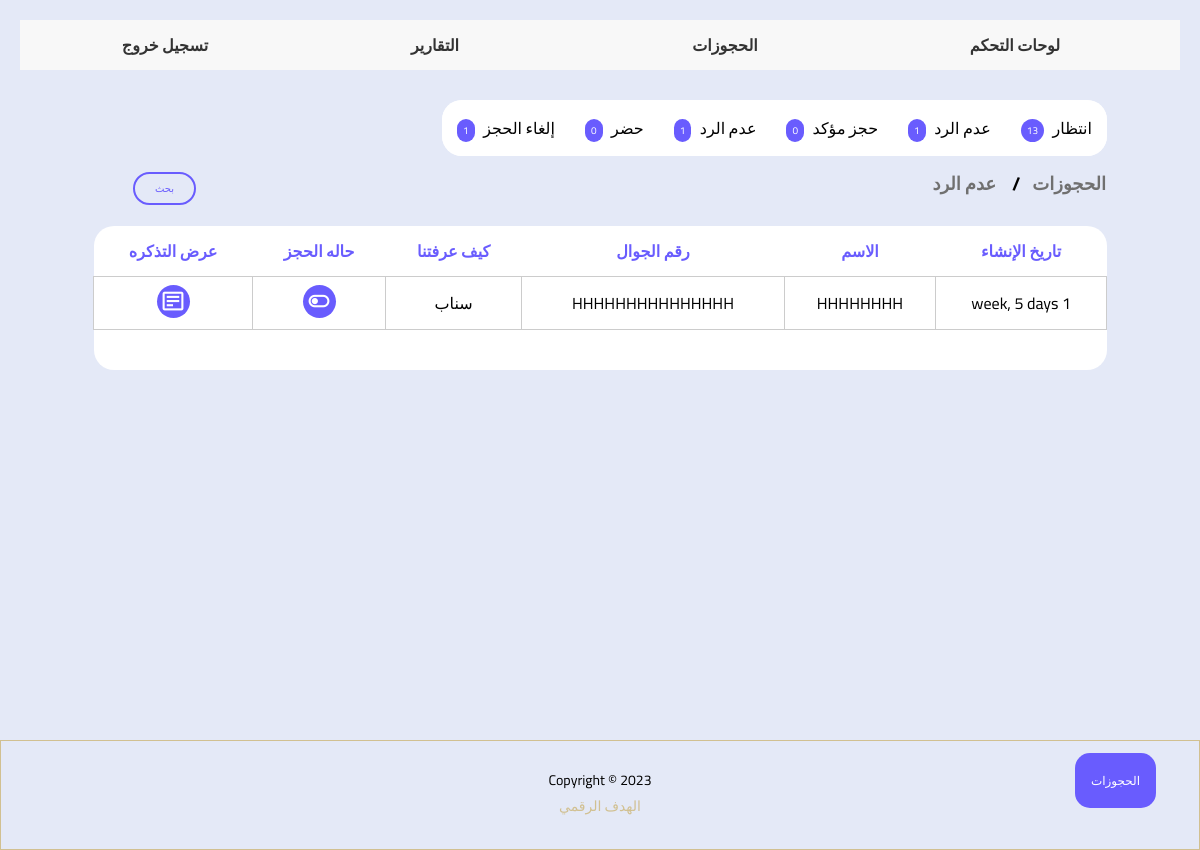
The app's page /Dashboard/Appointment_notanswering/ (signed in) with its own data.
### webs/models.py (models this page shows)
class Appointment(models.Model):
    Undefined = "كيف عرفتنا"
    insurance = 'تأمين'
    Friend = 'صديق '
    family = 'أسرة'
    neighbors = 'الجيران'
    Google = 'جوجل '
    Whatsapp = 'واتساب'
    snapchat = 'سناب'
    Instagram = 'انستقرام'
    Twitter = 'تويتر'
    Facebook = 'فيس بوك '
    ticktock = 'تيك توك'
    YouTube = 'يوتيوب '
    Email = 'البريد الإلكتروني'
    Site = 'موقع'
    other = 'آخر'
    CHOICES_knew = (
        (Undefined, "كيف عرفتنا"),
        (insurance, 'تأمين'),
        (Friend, 'صديق '),
        (family, 'أسرة'),
        (neighbors, 'الجيران'),
        (Google, 'جوجل '),
        (Whatsapp, 'واتساب'),
        (snapchat, 'سناب'),
        (Instagram, 'انستقرام'),
        (Twitter, 'تويتر'),
        (Facebook, 'فيس بوك '),
        (ticktock, 'تيك توك'),
        (YouTube, 'يوتيوب '),
        (Email, 'البريد الإلكتروني'),
        (Site, ' موقع الإلكتروني'),
        (other, 'آخر'),
    )
    waiting = 'انتظار'
    Inquiries="الاستفسار"
    notanswering= 'عدم الرد'
    cancel ='إلغاءحجزه'
    confirmed="حجز مؤكد"
    Visit =  'حضر'
    STATUS_CHOICES = (('waiting','انتظار'),('inquiries', 'الاستفسار'),('cancel', 'إلغاءحجزه'),('notanswering', 'عدم الرد'),('confirmed', 'حجز مؤكد'),    ('visit', 'حضر'),)
    created_at = models.DateTimeField(auto_now_add=True)
    name = models.CharField(max_length=100)
    phone = models.CharField(max_length=15)
    service=models.ManyToManyField(Service,blank=True)
    web = models.ForeignKey(WEB, on_delete=models.CASCADE, blank=True, null=True)
    knew_from = models.CharField(max_length=50, choices=CHOICES_knew, blank=True, null=True)
    status_appointment =models.CharField(max_length=30, choices=STATUS_CHOICES , default=waiting)
    note = models.CharField(max_length=500, blank=True, null=True)

### Dashboard/views.py (the view)
@login_required
def Appointment_notanswering(request):
  user = User.objects.get(id=request.user.id)
  weB = WEB.objects.filter(Employee_WEB=user)
  booking = Appointment.objects.filter(web__Employee_WEB=user,status_appointment='notanswering')
  Bookingfilter = BookingFilter(request.GET, queryset=booking)
  count_inquiries = Appointment.objects.filter(web__Employee_WEB=user,status_appointment='inquiries').count()
  count_waiting = Appointment.objects.filter(web__Employee_WEB=user,status_appointment='انتظار').count()
  count_notanswering = Appointment.objects.filter(web__Employee_WEB=user,status_appointment='notanswering').count()
  count_confirmed = Appointment.objects.filter(web__Employee_WEB=user,status_appointment= 'confirmed').count()
  count_visit = Appointment.objects.filter(web__Employee_WEB=user,status_appointment='visit').count()
  count_cancel = Appointment.objects.filter(web__Employee_WEB=user,status_appointment='cancel').count()
  title='عدم الرد'
  context = {
  'title':title ,
  'Bookingfilter': Bookingfilter ,
  'weB':weB,
  'count_waiting':count_waiting,
  'count_inquiries':count_inquiries,
  'count_notanswering':count_notanswering,
  'count_confirmed':count_confirmed,
  'count_visit':count_visit,
  'count_cancel':count_cancel,
  }
  return render(request, 'waiting.html', context)

### templates/waiting.html (shortened to what this page needs)
{% extends "base.html" %}
{% load static%}
{% load bootstrap4 %}
{% block content %}
<html dir="rtl" lang="ar">
<link rel="stylesheet" href="{%static 'css/APP.css' %}">
<link href='https://unpkg.com/boxicons@2.1.1/css/boxicons.min.css' rel='stylesheet'>
<section class="home">
<div class="dropdown">
<button onclick="dropbtnFunction()" class="dropbtn">الحجوزات</button>
</div>
<div  class="page">
<div class="dask">
<div class="tab">
<a href="{% url 'Dashboard:Appointment_waiting' %} " >
<button class="tablinks" >   انتظار
<samp class="notif" >  {{count_waiting}}</samp>
</button> </a>
<a href="{% url 'Dashboard:Appointment_notanswering' %} " >
<button class="tablinks"  > عدم الرد
<samp class="notif" > {{count_notanswering}}</samp>
</button> </a>
<a href=" {% url 'Dashboard:Appointment_confirmed' %} " >
<button class="tablinks"  > حجز مؤكد
<samp class="notif" >  {{count_confirmed}}</samp>
</button> </a>
<a href="{% url 'Dashboard:Appointment_notanswering' %}" >
<button class="tablinks"  >  عدم الرد
<samp class="notif" > {{count_notanswering}}</samp>
</button> </a>
<a href="{% url 'Dashboard:Appointment_visit' %}" >
<button class="tablinks"  >حضر
<samp class="notif" > {{count_visit}}</samp>
</button> </a>
<a href="{% url 'Dashboard:Appointment_cancel' %}" >
<button class="tablinks"  >  إلغاء الحجز
<samp class="notif" >  {{count_cancel}}</samp>
</button> </a>
</div>
<div style="width: 100% ;   float: right; ">
<div style="width:50%;  float: right; ">
<h3 style="text-align: right;">
<ul class="breadcrumb">
<li style="color: var(--text-color);">  الحجوزات </li>
<li style="color: var(--text-color);"> {{title}} </li>
</ul></h3> </div>
<div style="width:50%; float: right;  ">
<div style="width:110px; float: left; padding-top: 15px;margin-left: 8px;    ">
<button class="btn info" onclick="openNav()" > بحث </button>
</div>
</div></div> <br>
<div style="overflow-x:auto;   padding: 15px;border-radius: 10px; padding-bottom: 300px; ">
<table class="tablecard" >
 <tr style=" margin : 15px; ">
 <th style="border-radius: 0px 20px 0px 0px;color:var(--primary-color);background-color: #fff;padding: 10px;">  تاريخ الإنشاء</th>
 <th style="color:var(--primary-color);background-color: #fff;padding: 10px;"> الاسم</th>
<th style="color:var(--primary-color);background-color: #fff;padding: 10px;"> رقم الجوال </th>
<th style="color:var(--primary-color);background-color: #fff;padding: 10px;"> كيف عرفتنا </th>
<th style="color:var(--primary-color);background-color: #fff;padding: 10px;"> حاله الحجز</th>
<th style="border-radius:20px  0px 0px 0px;color:var(--primary-color); background-color: #fff; padding: 10px;">عرض التذكره</th>
</tr>
{% for data in Bookingfilter.qs   %}
<tr>
<td class="tdcard">{{ data.created_at|timesince}}</td>
<td class="tdcard" > {{ data.name }}</td>
<td class="tdcard" > {{ data.phone }}</td>
<td class="tdcard" >{{ data.get_knew_from_display }}</td>
<td class="tdcard">
<div class="dropdown">
<samp onclick="toggleDropdown('{{data.id}}')">
<i class="bx bx-toggle-left toggle" id="spoticoncard"></i>
</samp>
 </div></td>
<td class="tdcard"><samp onclick="document.getElementById('{{data.id}}').style.display='block'" >
  <i class="bx bx-detail toggle"  id="spoticoncard"  ></i></samp>
 </td> </tr>
  {% empty %}
 <h2  style ="text-align:center; padding-top:50px; color: var(--primary-color);">
لا توجد مواعيد متاحة</h2>
  {% endfor %}
<th style="background-color: #fff;border-radius: 0px 0px  20px  0px; "></th>
<th style="padding: 20px; background-color: #fff;"></th>
<th style="padding: 20px; background-color: #fff;"></th>
<th style="padding: 20px; background-color: #fff;"></th>
<th style="padding: 20px; background-color: #fff;"></th>
<th style="background-color: #fff;border-radius:  0px 0px  0px  20px; "></th></table></div>
</div>
    </section>
{% endblock %}

### static/css/APP.css (style rules this page uses)
.page { width: 90%; margin: auto; margin-bottom: 50px; }
.tab { float: right; overflow: hidden; background: var(--sidebar-color); margin-right: 15px; border-radius: 20px; }
.tab button { background-color: #fff; float: right; border: none; outline: none; cursor: pointer; padding: 13px 15px; transition: 0.3s; font-size: 16px; }
ul.breadcrumb { float: right; padding: 10px 16px; list-style: none; width: 100%; }
ul.breadcrumb li { display: inline; font-size: 18px; }
ul.breadcrumb li+li:before { padding: 8px; color: black; content: "/\00a0"; }
.btn { border: 2px solid black; background-color: #E4E9F7; color: black; padding: 5px 20px; font-size: 16px; cursor: pointer; font-size: 10px; }
.info { border-radius: 50px; border-color: var(--primary-color); color: var(--primary-color); margin-left: 5px; }
* { box-sizing: border-box; }
ul { list-style-type: none; }
.tablecard { border-collapse: collapse; border-spacing: 0; width: 100%; float: right; border-radius: 8px; }
.tdcard { background-color: #fff; border: 1px solid #ccc; margin: 5px; text-align: center; padding: 8px; }
#spoticoncard { padding: 4px; background-color: var(--primary-color); border-radius: 50px; color: #fff; font-size:25px; }
.dask { display: block; }
li { color: var(--primary-color); width: 100%; }
.dropbtn { background-color: var(--primary-color); color: white; padding: 16px; font-size: 12px; border: none; cursor: pointer; border-radius: 15px; position: fixed; bottom:5%; margin-right: 2%; }
.dropdown { position: relative; display: inline-block; }

### templates/base.html (style rules this page uses)
* { margin: 0; padding: 0; box-sizing: border-box; font-family: 'Cairo', sans-serif; }
:root { --body-color: #E4E9F7; --sidebar-color: #FFF; --primary-color: #695CFE; --primary-color-light: #F6F5FF; --toggle-color: #DDD; --text-color: #707070; --tran-03: all 0.2s ease; --tran-03: all 0.3s ease; --tran-04: all 0.3s ease; --tran-05: all 0.3s ease; }
body { min-height: 100vh; background-color: var(--body-color); transition: var(--tran-05); }
.page { width: 90%; margin: auto; margin-bottom: 50px; }
@media only screen and (min-width: 1025px) and (max-width: 1200px) { .btn { padding: 12px 24px; } }

### templates/waiting.html (style rules this page uses)
.notif { background-color: var(--primary-color);margin-right: 5px; color: #fff;border-radius: 50px;font-size:10px; padding:2px 6px 2px 6px ; }

### records on screen
Appointment: created_at "1 week, 5 days", name "HHHHHHHH", phone "HHHHHHHHHHHHHHH", knew_from "سناب"

### other values on screen
{{ count_waiting }} "13"
{{ count_notanswering }} "1"
{{ count_confirmed }} "0"
{{ count_visit }} "0"
{{ count_cancel }} "1"
{{ title }} "عدم الرد"
